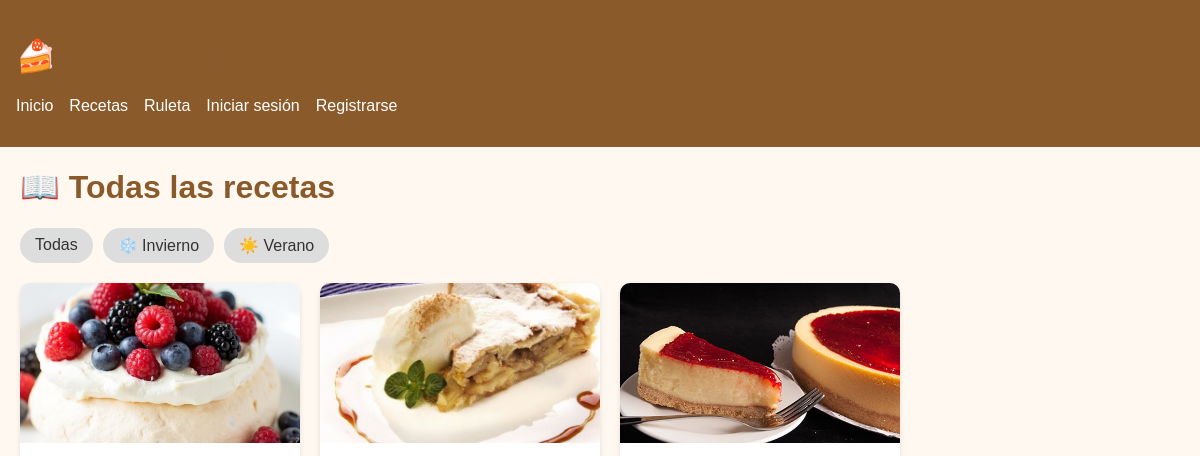
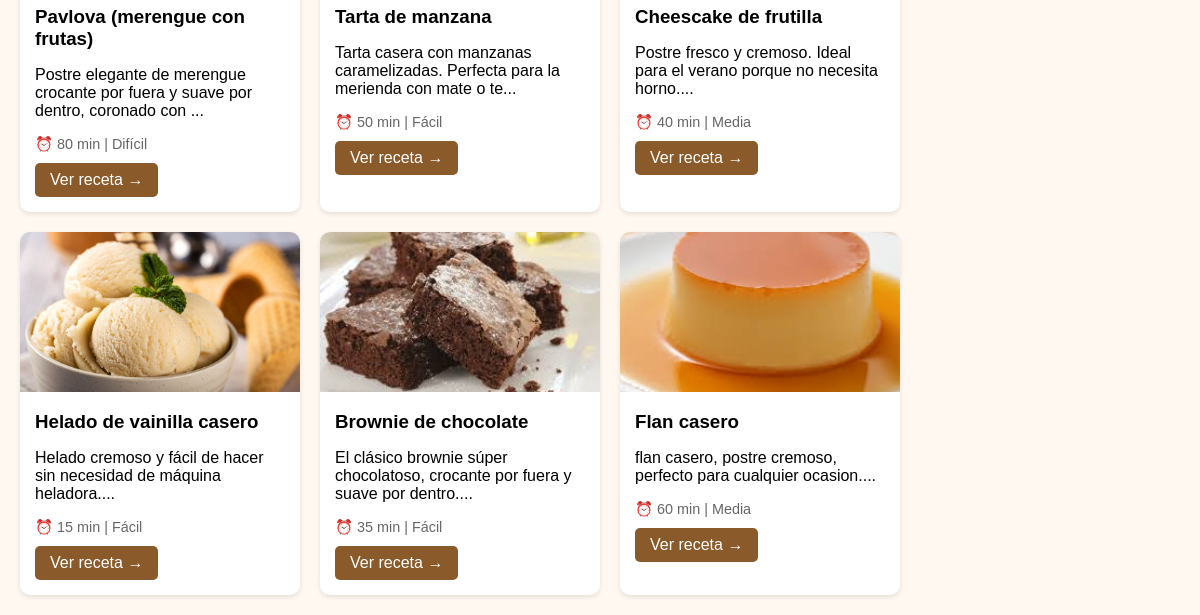
Before: /proyecto_postres/recetas.php with the older database file (2 pictures, top to bottom).
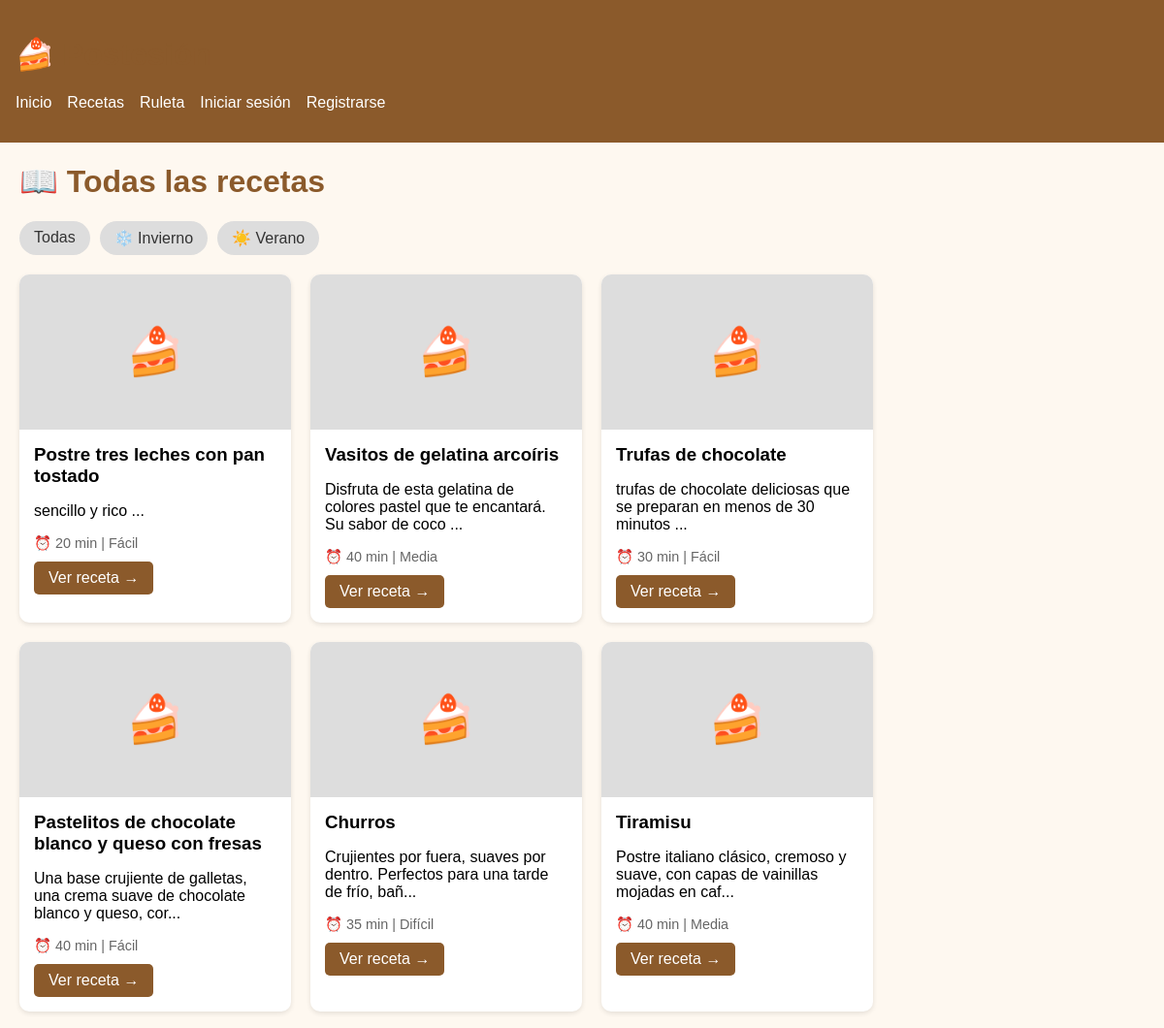
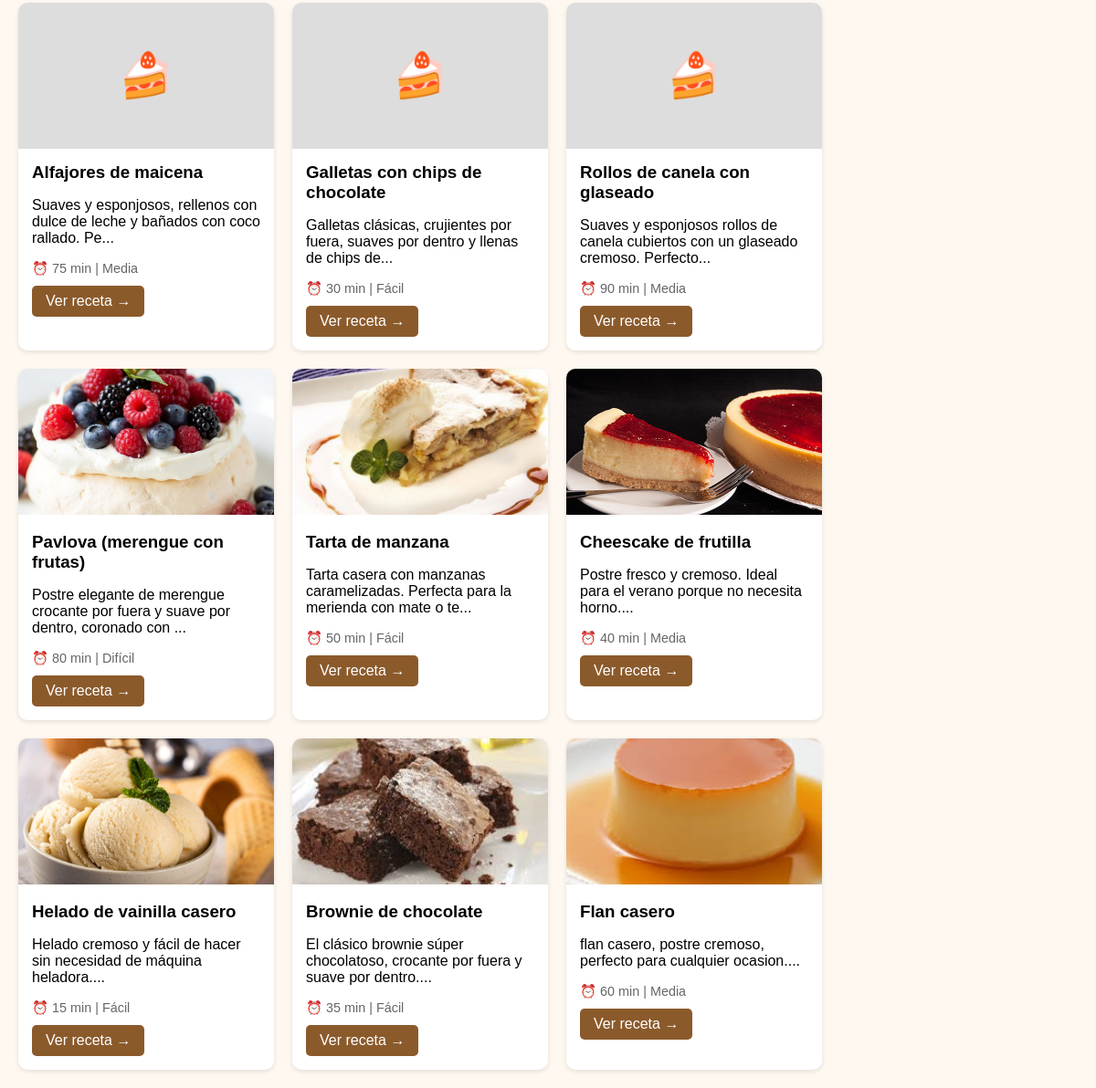
After: the same page with the newer database file (2 pictures, top to bottom).
### tables this page shows
CREATE TABLE `recetas` (
  `id` int(11) NOT NULL,
  `titulo` varchar(100) NOT NULL,
  `descripcion` text DEFAULT NULL,
  `ingredientes` text NOT NULL,
  `instrucciones` text NOT NULL,
  `tiempo_preparacion` int(11) DEFAULT NULL,
  `dificultad` enum('Fácil','Media','Difícil') NOT NULL DEFAULT 'Fácil',
  `imagen_url` varchar(255) DEFAULT NULL,
  `categoria_id` int(11) DEFAULT NULL,
  `usuario_id` int(11) DEFAULT NULL,
  `fecha_creacion` timestamp NOT NULL DEFAULT current_timestamp(),
  `votos_total` int(11) DEFAULT 0,
  `votos_count` int(11) DEFAULT 0
);

### proyecto_postres/recetas.php (the view, shortened to what this page needs)
<?php
require_once 'conexion.php';
?>
<!DOCTYPE html>
<html>
<head>
</head>
<body>
<header>
    <h1>🍰 Postesión</h1>
    <nav>
        <ul>
            <li><a href="index.php">Inicio</a></li>
            <li><a href="recetas.php">Recetas</a></li>
            <li><a href="ruleta.php">Ruleta</a></li>
            <?php if(isset($_SESSION['usuario_id'])): ?>
                <li><a href="perfil.php">👤 <?php echo $_SESSION['nombre_usuario']; ?></a></li>
                <li><a href="subir_receta.php">Subir receta</a></li>
                <li><a href="logout.php">Salir</a></li>
            <?php else: ?>
                <li><a href="login.php">Iniciar sesión</a></li>
                <li><a href="registro.php">Registrarse</a></li>
            <?php endif; ?>
        </ul>
    </nav>
</header>
<div class="container">
    <h1>📖 Todas las recetas</h1>
    <div class="filtros">
        <a href="recetas.php">Todas</a>
        <a href="recetas.php?categoria=1">❄️ Invierno</a>
        <a href="recetas.php?categoria=2">☀️ Verano</a>
    </div>
    <div class="grid-recetas">
        <?php
        $categoria = isset($_GET['categoria']) ? intval($_GET['categoria']) : 0;
        if($categoria > 0) {
            $sql = "SELECT id, titulo, descripcion, tiempo_preparacion, dificultad, imagen_url
                    FROM recetas
                    WHERE categoria_id = $categoria
                    ORDER BY fecha_creacion DESC";
        } else {
            $sql = "SELECT id, titulo, descripcion, tiempo_preparacion, dificultad, imagen_url
                    FROM recetas
                    ORDER BY fecha_creacion DESC";
        }
        $resultado = $conn->query($sql);
        if($resultado->num_rows > 0) {
            while($receta = $resultado->fetch_assoc()) {
                echo '<div class="tarjeta-receta">';
                if(isset($receta['imagen_url']) && !empty($receta['imagen_url']) && file_exists($receta['imagen_url'])) {
                    echo '<img src="' . $receta['imagen_url'] . '" alt="' . htmlspecialchars($receta['titulo']) . '">';
                } else {
                    echo '<div class="sin-imagen">🍰</div>';
                }
                echo '<div class="info">';
                echo '<h3>' . htmlspecialchars($receta['titulo']) . '</h3>';
                echo '<p>' . substr(htmlspecialchars($receta['descripcion']), 0, 80) . '...</p>';
                echo '<div class="meta">⏰ ' . $receta['tiempo_preparacion'] . ' min | ' . $receta['dificultad'] . '</div>';
                echo '<a href="receta_detalle.php?id=' . $receta['id'] . '" class="ver-receta">Ver receta →</a>';
                echo '</div></div>';
            }
        } else {
            echo '<p>No hay recetas disponibles.</p>';
        }
        ?>
    </div>
</div>
</body>
</html>

### proyecto_postres/recetas.php (style rules this page uses)
body { font-family: Arial; margin: 0; background: #fef8f0; }
header { background: #8b5a2b; color: white; padding: 1rem; }
nav ul { list-style: none; display: flex; gap: 1rem; padding: 0; }
nav a { color: white; text-decoration: none; }
.container { max-width: 1200px; margin: 20px auto; padding: 0 20px; }
h1 { color: #8b5a2b; }
.filtros { margin: 20px 0; display: flex; gap: 10px; flex-wrap: wrap; }
.filtros a { background: #ddd; padding: 8px 15px; text-decoration: none; border-radius: 20px; color: #333; }
.grid-recetas { display: flex; gap: 20px; flex-wrap: wrap; justify-content: flex-start; }
.tarjeta-receta { width: 280px; background: white; border-radius: 10px; overflow: hidden; box-shadow: 0 2px 5px rgba(0,0,0,0.1); }
.tarjeta-receta img { width: 100%; height: 160px; object-fit: cover; }
.sin-imagen { height: 160px; background: #ddd; text-align: center; line-height: 160px; font-size: 3rem; }
.info { padding: 15px; }
.info h3 { margin: 0 0 10px; }
.meta { font-size: 0.9rem; color: #666; margin: 10px 0; }
.ver-receta { background: #8b5a2b; color: white; padding: 8px 15px; text-decoration: none; border-radius: 5px; display: inline-block; }

Changed rows visible on the page:
added recetas: titulo "Postre tres leches con pan tostado", descripcion "sencillo y rico", tiempo_preparacion "20", dificultad "Fácil"
added recetas: titulo "Vasitos de gelatina arcoíris", descripcion "Disfruta de esta gelatina de colores pastel que te encantará. Su sabor de coco", tiempo_preparacion "40", dificultad "Media"
added recetas: titulo "Trufas de chocolate", descripcion "trufas de chocolate deliciosas que se preparan en menos de 30 minutos", tiempo_preparacion "30", dificultad "Fácil"
added recetas: titulo "Pastelitos de chocolate blanco y queso con fresas", descripcion "Una base crujiente de galletas, una crema suave de chocolate blanco y queso, cor", tiempo_preparacion "40", dificultad "Fácil"
added recetas: titulo "Churros", descripcion "Crujientes por fuera, suaves por dentro. Perfectos para una tarde de frío, bañ", tiempo_preparacion "35", dificultad "Difícil"
added recetas: titulo "Tiramisu", descripcion "Postre italiano clásico, cremoso y suave, con capas de vainillas mojadas en caf", tiempo_preparacion "40", dificultad "Media"
added recetas: titulo "Alfajores de maicena", descripcion "Suaves y esponjosos, rellenos con dulce de leche y bañados con coco rallado. Pe", tiempo_preparacion "75", dificultad "Media"
added recetas: titulo "Galletas con chips de chocolate", descripcion "Galletas clásicas, crujientes por fuera, suaves por dentro y llenas de chips de", tiempo_preparacion "30", dificultad "Fácil"
added recetas: titulo "Rollos de canela con glaseado", descripcion "Suaves y esponjosos rollos de canela cubiertos con un glaseado cremoso. Perfecto", tiempo_preparacion "90", dificultad "Media"
